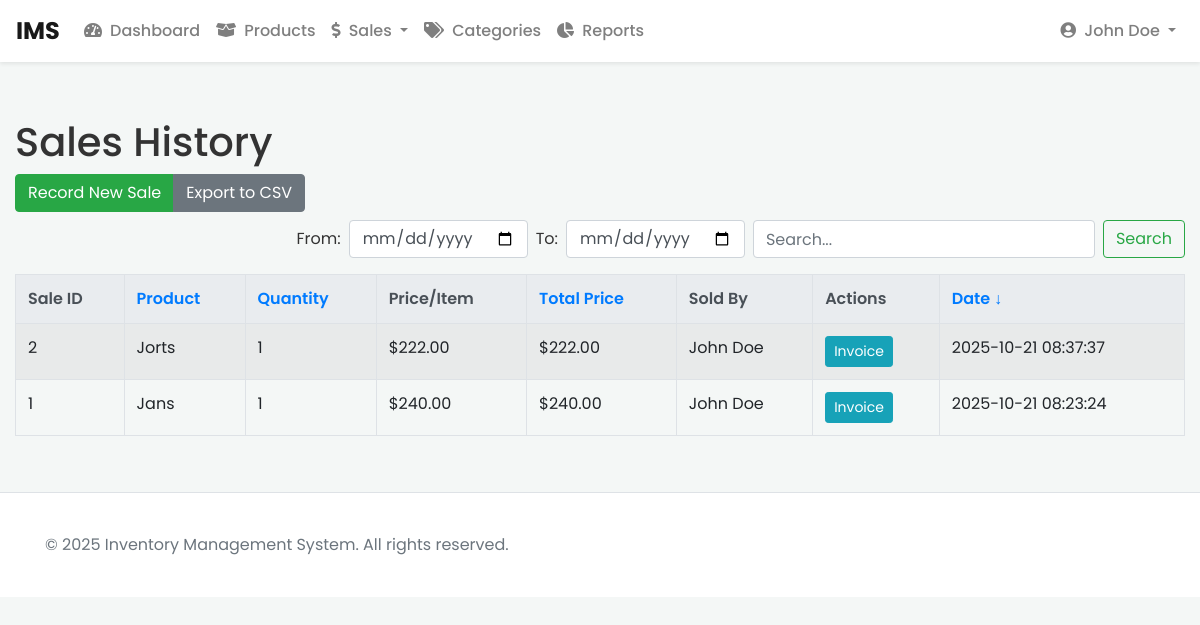
/index.php?action=sales_list (signed in), run on the app's committed database.
### tables this page shows
CREATE TABLE IF NOT EXISTS `sales` (
  `id` int NOT NULL AUTO_INCREMENT,
  `product_id` int NOT NULL,
  `user_id` int NOT NULL,
  `quantity_sold` int NOT NULL,
  `price_per_item` decimal(10,2) NOT NULL,
  `total_price` decimal(10,2) NOT NULL,
  `sale_date` timestamp NULL DEFAULT CURRENT_TIMESTAMP,
  PRIMARY KEY (`id`),
  KEY `product_id` (`product_id`),
  KEY `user_id` (`user_id`)
);

CREATE TABLE IF NOT EXISTS `products` (
  `id` int NOT NULL AUTO_INCREMENT,
  `user_id` int NOT NULL,
  `name` varchar(255) NOT NULL,
  `description` text,
  `category_id` int DEFAULT NULL,
  `price` decimal(10,2) NOT NULL,
  `quantity` int NOT NULL,
  `image` varchar(255) DEFAULT NULL,
  `date_added` timestamp NULL DEFAULT CURRENT_TIMESTAMP,
  `date_updated` timestamp NOT NULL DEFAULT CURRENT_TIMESTAMP ON UPDATE CURRENT_TIMESTAMP,
  PRIMARY KEY (`id`),
  KEY `fk_category` (`category_id`),
  KEY `user_id` (`user_id`)
);

CREATE TABLE IF NOT EXISTS `users` (
  `id` int NOT NULL AUTO_INCREMENT,
  `full_name` varchar(255) NOT NULL,
  `email` varchar(191) NOT NULL,
  `password` varchar(255) NOT NULL,
  PRIMARY KEY (`id`),
  UNIQUE KEY `email` (`email`)
);

### controllers/SalesController.php (called while the page is built, shortened)
<?php
require_once 'models/Sale.php';
require_once 'config/Database.php';
class SalesController {
    private $sale;
    public function __construct() {
        $database = new Database();
        $this->db = $database->getConnection();
        $this->sale = new Sale($this->db);
    }
    public function list() {
        $user_id = $_SESSION['user_id'];
        $search_term = isset($_GET['search']) ? trim($_GET['search']) : '';
        $start_date = isset($_GET['start_date']) ? $_GET['start_date'] : '';
        $end_date = isset($_GET['end_date']) ? $_GET['end_date'] : '';
        $sort_whitelist = ['product_name', 'total_price', 'quantity_sold', 'sale_date'];
        $sort_column = isset($_GET['sort']) && in_array($_GET['sort'], $sort_whitelist) ? $_GET['sort'] : 'sale_date';
        $sort_order = isset($_GET['order']) && strtolower($_GET['order']) === 'asc' ? 'ASC' : 'DESC';
        $sales_per_page = 15;
        $current_page = isset($_GET['page']) && is_numeric($_GET['page']) ? (int)$_GET['page'] : 1;
        $offset = ($current_page - 1) * $sales_per_page;
        $stmt = $this->sale->getSales($user_id, $search_term, $sort_column, $sort_order, $sales_per_page, $offset, $start_date, $end_date);
        $sales = $stmt->fetchAll(PDO::FETCH_ASSOC);
        require_once 'views/sales_list.php';
    }
}
?>

### config/database.php (called while the page is built, shortened)
<?php
class Database {
    private $host = 'localhost';
    private $db_name = 'ims';
    private $username = 'root';
    private $password = '';
    public function getConnection() {
        $this->conn = null;
        try {
            $this->conn = new PDO(
                'mysql:host=' . $this->host . ';dbname=' . $this->db_name,
                $this->username,
                $this->password
            );
            $this->conn->setAttribute(PDO::ATTR_ERRMODE, PDO::ERRMODE_EXCEPTION);
            $this->conn->exec("set names utf8");
        } catch (PDOException $exception) {
            echo 'Connection error: ' . $exception->getMessage();
            exit();
        }
        return $this->conn;
    }
}
?>

### models/Sale.php (called while the page is built, shortened)
<?php
class Sale {
    private $conn;
    private $table = 'sales';
    public function __construct($db) {
        $this->conn = $db;
    }
    public function getSales($user_id, $search_term = '', $sort_column = 'sale_date', $sort_order = 'DESC', $limit = 10, $offset = 0, $start_date = '', $end_date = '') {
        $query = 'SELECT
                    s.id, s.quantity_sold, s.price_per_item, s.total_price, s.sale_date,
                    p.name as product_name,
                    u.full_name as user_name
                  FROM ' . $this->table . ' s
                  LEFT JOIN products p ON s.product_id = p.id
                  LEFT JOIN users u ON s.user_id = u.id
                  ';
        $params = [$user_id];
        $where_clauses = [];
        $where_clauses[] = 's.user_id = ?';
        if (!empty($where_clauses)) {
            $query .= ' WHERE ' . implode(' AND ', $where_clauses);
        }
        $query .= ' ORDER BY ' . $sort_column . ' ' . $sort_order . ' LIMIT ? OFFSET ?';
        $stmt = $this->conn->prepare($query);
        $i = 1;
        foreach ($params as $param) {
            $stmt->bindValue($i++, $param);
        }
        $stmt->bindValue($i++, $limit, PDO::PARAM_INT);
        $stmt->bindValue($i++, $offset, PDO::PARAM_INT);
        $stmt->execute();
        return $stmt;
    }
}
?>

### views/sales_list.php (the view, shortened to what this page needs)
<?php
require_once __DIR__ . '/header.php';
function sort_sales_link($column, $text, $current_column, $current_order, $search_term) {
    $order = ($column == $current_column && $current_order == 'ASC') ? 'DESC' : 'ASC';
    $arrow = ($column == $current_column) ? ($current_order == 'ASC' ? ' &uarr;' : ' &darr;') : '';
    $query_params = http_build_query(array_merge($_GET, ['sort' => $column, 'order' => $order]));
    return '<a href="?' . $query_params . '">' . $text . $arrow . '</a>';
}
?>
<h1 class="mt-4">Sales History</h1>
<div class="row mb-3">
    <div class="col-md-6">
        <div class="btn-group mb-2">
            <a href="index.php?action=record_sale" class="btn btn-success">Record New Sale</a>
            <a href="?action=export_sales_csv&<?php echo http_build_query(array_intersect_key($_GET, array_flip(['search', 'start_date', 'end_date']))); ?>" class="btn btn-secondary">Export to CSV</a>
        </div>
    </div>
    <div class="col-md-12">
        <form action="index.php" method="get" class="form-inline float-md-right">
            <label for="start_date" class="mr-2">From:</label>
            <input type="date" name="start_date" id="start_date" class="form-control mr-sm-2" value="<?php echo htmlspecialchars($start_date ?? ''); ?>">
            <label for="end_date" class="mr-2">To:</label>
            <input type="date" name="end_date" id="end_date" class="form-control mr-sm-2" value="<?php echo htmlspecialchars($end_date ?? ''); ?>">
            <input type="text" name="search" class="form-control mr-sm-2" placeholder="Search..." value="<?php echo htmlspecialchars($search_term ?? ''); ?>" aria-label="Search">
            <button type="submit" class="btn btn-outline-success">Search</button>
        </form>
    </div>
</div>
<table class="table table-bordered table-striped">
    <thead class="thead-light">
        <tr>
            <th>Sale ID</th>
            <th><?php echo sort_sales_link('product_name', 'Product', $sort_column, $sort_order, $search_term); ?></th>
            <th><?php echo sort_sales_link('quantity_sold', 'Quantity', $sort_column, $sort_order, $search_term); ?></th>
            <th>Price/Item</th>
            <th><?php echo sort_sales_link('total_price', 'Total Price', $sort_column, $sort_order, $search_term); ?></th>
            <th>Sold By</th>
            <th>Actions</th>
            <th><?php echo sort_sales_link('sale_date', 'Date', $sort_column, $sort_order, $search_term); ?></th>
        </tr>
    </thead>
    <tbody>
        <?php if (!empty($sales)): ?>
            <?php foreach ($sales as $sale): ?>
            <tr>
                <td><?php echo htmlspecialchars($sale['id']); ?></td>
                <td><?php echo htmlspecialchars($sale['product_name']); ?></td>
                <td><?php echo htmlspecialchars($sale['quantity_sold']); ?></td>
                <td>$<?php echo number_format($sale['price_per_item'], 2); ?></td>
                <td>$<?php echo number_format($sale['total_price'], 2); ?></td>
                <td><?php echo htmlspecialchars($sale['user_name']); ?></td>
                <td>
                    <a href="index.php?action=invoice&id=<?php echo $sale['id']; ?>" class="btn btn-sm btn-info" target="_blank">Invoice</a>
                </td>
                <td><?php echo htmlspecialchars($sale['sale_date']); ?></td>
            </tr>
            <?php endforeach; ?>
        <?php else: ?>
            <tr>
                <td colspan="8" class="text-center">No sales found.</td>
            </tr>
        <?php endif; ?>
    </tbody>
</table>
<?php require_once __DIR__ . '/footer.php'; ?>

### index.php (shortened to what this page needs)
<?php
require_once 'config/Database.php';
require_once 'controllers/SalesController.php';
$action = isset($_GET['action']) ? $_GET['action'] : (isset($_SESSION['user_id']) ? 'dashboard' : 'landing');
switch ($action) {
    case 'sales_list':
        $controller = new SalesController();
        $controller->list();
        break;
}
?>

### views/header.php (shortened to what this page needs)
<!DOCTYPE html>
<html lang="en">
<head>
    <link rel="stylesheet" href="https://cdnjs.cloudflare.com/ajax/libs/font-awesome/5.15.4/css/all.min.css">
    <link rel="stylesheet" href="https://stackpath.bootstrapcdn.com/bootstrap/4.5.2/css/bootstrap.min.css">
    <link rel="stylesheet" href="assets/css/style.css">
</head>
<body>
    <nav class="navbar navbar-expand-lg navbar-light bg-white fixed-top">
        <a class="navbar-brand" href="index.php">IMS</a>
        <div class="collapse navbar-collapse" id="navbarNav">
            <ul class="navbar-nav mr-auto">
                <li class="nav-item"><a class="nav-link" href="index.php?action=dashboard"><i class="fas fa-tachometer-alt mr-1"></i> Dashboard</a></li>
                <li class="nav-item"><a class="nav-link" href="index.php?action=products"><i class="fas fa-box-open mr-1"></i> Products</a></li>
                <li class="nav-item dropdown">
                    <a class="nav-link dropdown-toggle" href="#" id="salesDropdown" role="button" data-toggle="dropdown" aria-haspopup="true" aria-expanded="false">
                        <i class="fas fa-dollar-sign mr-1"></i> Sales
                    </a>
                </li>
                <li class="nav-item"><a class="nav-link" href="index.php?action=categories"><i class="fas fa-tags mr-1"></i> Categories</a></li>
                <li class="nav-item"><a class="nav-link" href="index.php?action=reports"><i class="fas fa-chart-pie mr-1"></i> Reports</a></li>
            </ul>
            <ul class="navbar-nav">
                <li class="nav-item dropdown">
                    <a class="nav-link dropdown-toggle" href="#" id="userDropdown" role="button" data-toggle="dropdown" aria-haspopup="true" aria-expanded="false">
                        <i class="fas fa-user-circle mr-1"></i> <?php echo htmlspecialchars($_SESSION['user_full_name'] ?? 'Guest'); ?>
                    </a>
                </li>
            </ul>
        </div>
    </nav>
    <main class="container-fluid">

### views/footer.php (shortened to what this page needs)
    </main>
    <footer class="footer mt-auto py-3">
        <div class="container">
            <span class="text-muted">&copy; <?php echo date('Y'); ?> Inventory Management System. All rights reserved.</span>
        </div>
    </footer>
</body>
</html>

### assets/css/style.css (style rules this page uses)
body { font-family: 'Poppins', sans-serif; background-color: #f4f7f6; color: #333; padding-top: 70px; }
.container, .container-fluid { padding-top: 1.5rem; padding-bottom: 1.5rem; }
.navbar.bg-white { box-shadow: 0 2px 4px rgba(0,0,0,.08); }
.navbar-brand { font-weight: 700; font-size: 1.5rem; }
.nav-link { font-weight: 500; }
.table .thead-light th { background-color: #e9ecef; border-bottom-width: 1px; font-weight: 600; }
.footer { background-color: #fff; border-top: 1px solid #dee2e6; padding: 1.5rem 0; }

### data on the page
sales: id "2", product.name "Jorts", quantity_sold "1", price_per_item "222.00", total_price "222.00", user.full_name "John Doe", sale_date "2025-10-21 08:37:37"
sales: id "1", product.name "Jans", quantity_sold "1", price_per_item "240.00", total_price "240.00", user.full_name "John Doe", sale_date "2025-10-21 08:23:24"

### other printed values
$_SESSION['user_full_name'] "John Doe"
$text "Product Quantity Total Price Date"
$arrow "↓"
